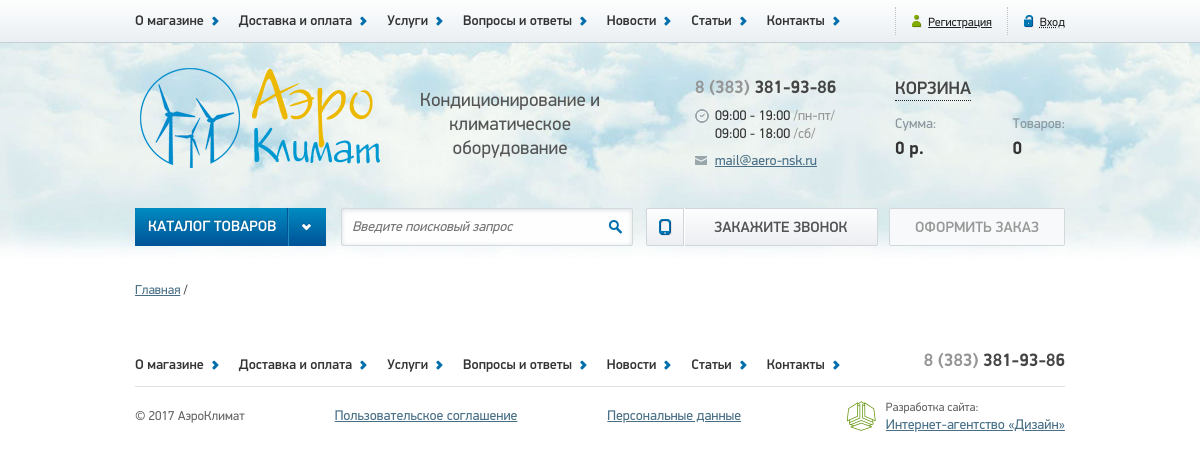
/papers, run on an earlier commit of the app's database.
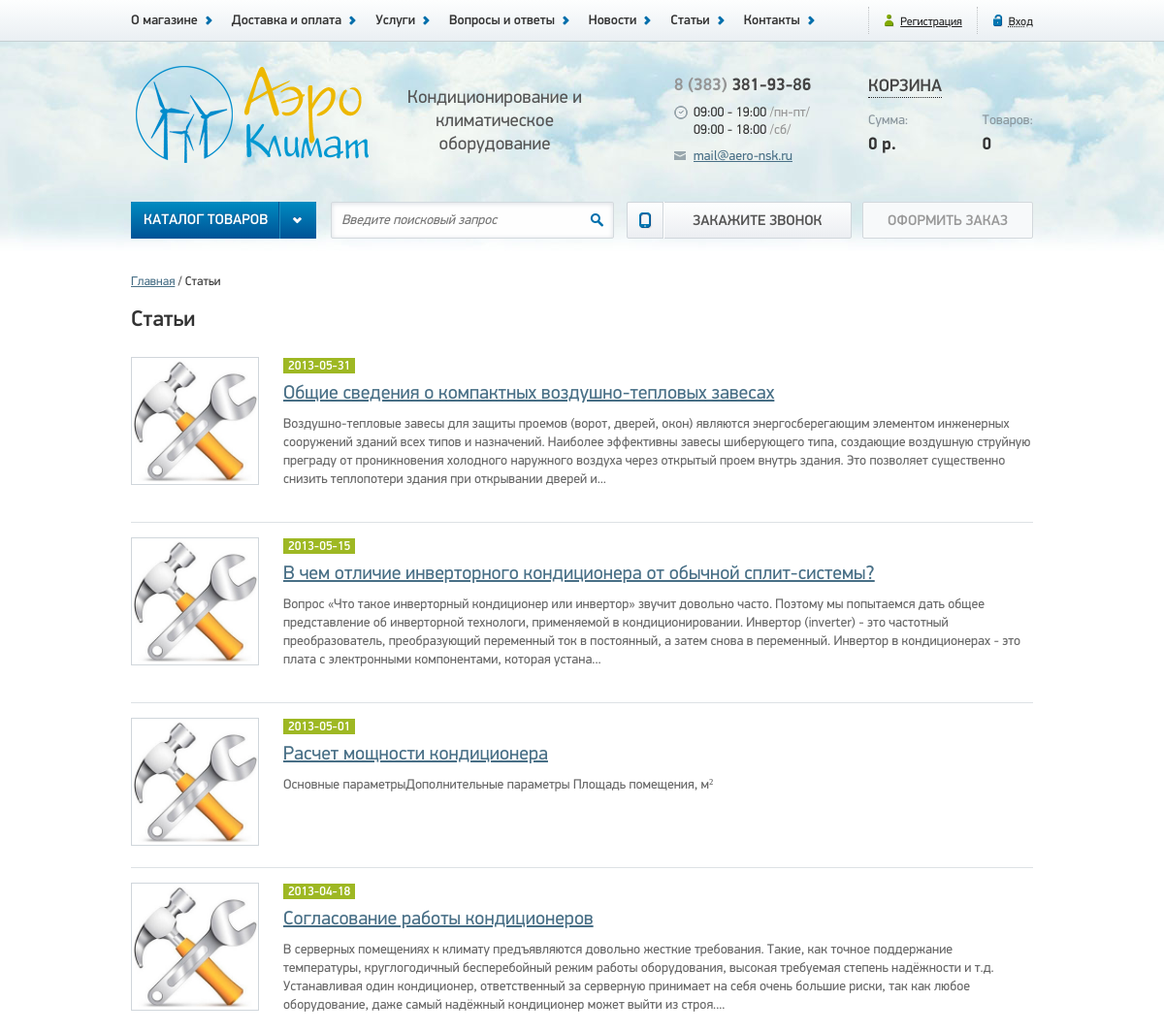
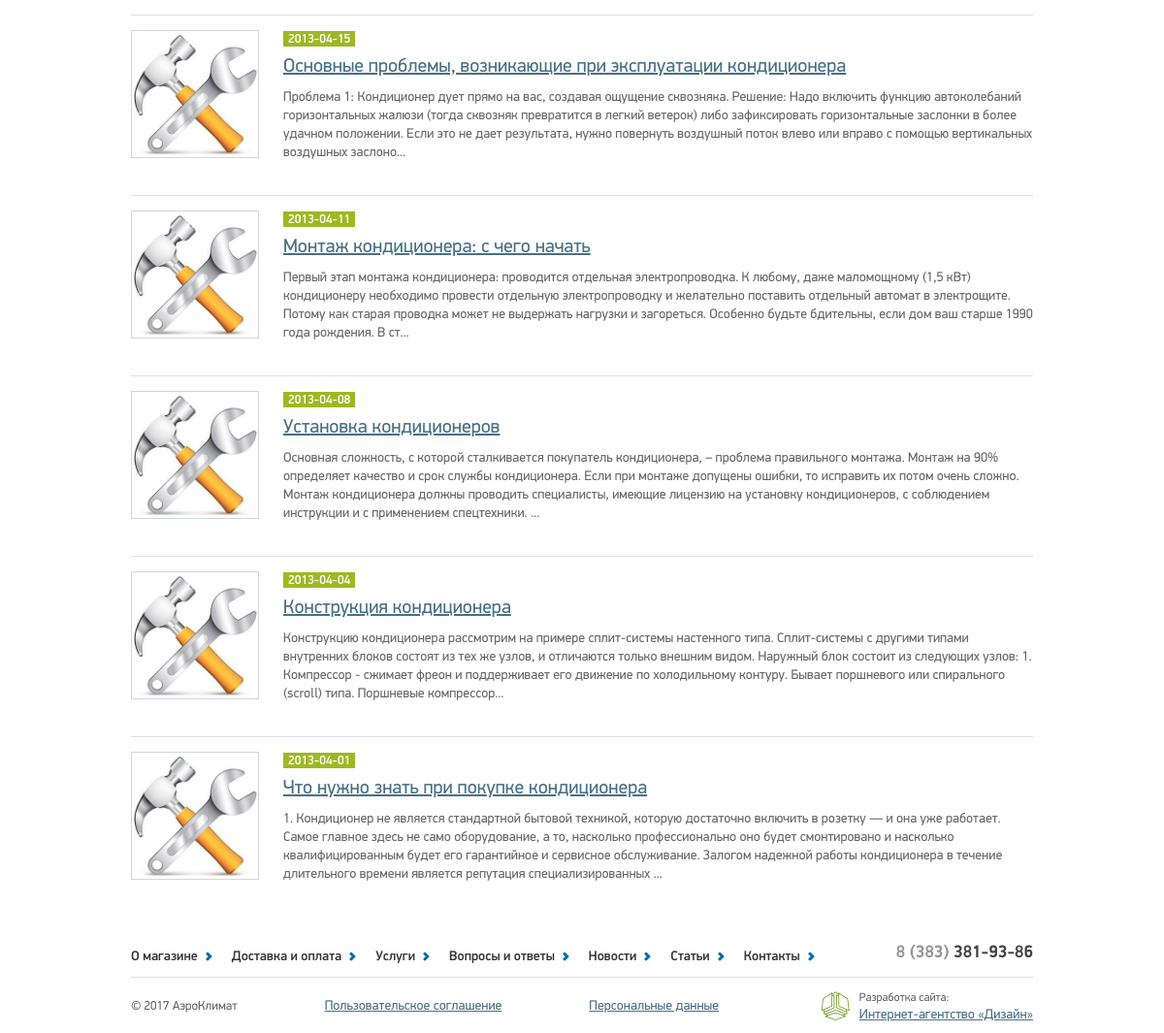
And on a later commit of the database (2 pictures, top to bottom).
### tables this page shows
CREATE TABLE `pages` (
  `id` int(3) NOT NULL,
  `name` varchar(255) NOT NULL,
  `title` varchar(255) NOT NULL,
  `meta_d` varchar(255) NOT NULL,
  `meta_k` varchar(255) NOT NULL,
  `text` text NOT NULL,
  `text1` text,
  `text2` text,
  `text3` text
);

CREATE TABLE `papers` (
  `id` int(5) NOT NULL,
  `author_id` int(5) DEFAULT NULL,
  `title` varchar(255) NOT NULL,
  `date` date NOT NULL,
  `image` varchar(255) DEFAULT NULL,
  `text` text NOT NULL
);

### app/Controllers/Papers.php (called while the page is built, shortened)
<?php
class Papers
    extends Controller
{
    protected function actionDefault()
    {
        $this->view->items = Paper::findAllLast();
        $this->view->page  = Page::findByName('papers');
        $this->view->display(__DIR__ . '/../../views/default/news.php');
    }
}

### public/index.php (called while the page is built, shortened)
<?php
$uri = $_SERVER['REQUEST_URI'];
$parts = explode('/', $uri);
foreach ($parts as $key => $part){
    $parts[$key] = ucfirst($part);
}
if ($parts[1] === 'Admin'){
    $controllerClass = '\\App\\Controllers\\Admin\\' . (!empty($parts[2]) ? $parts[2] : 'Index');
    if (!class_exists($controllerClass)) {
        $controller = new Errors();
        $controller->action('403');
    }
    $actionName = (!empty($parts[3]) ? $parts[3] : 'Default');
} else {
    $actionName = (!empty($parts[2]) ? $parts[2] : 'Default');
}
$controller = new $controllerClass;
try {
    $controller->action($actionName);
} catch (DbException $e) {
    $controller = new Errors();
    $controller->action('500');
} catch (NotFoundException $e) {
    $controller = new Errors();
    $controller->action('404');
} catch (UploaderException $e) {
    $controller = new Errors();
    $controller->action('400');
}

### app/Traits/Magic.php (called while the page is built, shortened)
<?php
trait Magic
{
    protected $data = [];
    public function __set($name, $value)
    {
        $this->data[$name] = $value;
    }
    public function __get($name)
    {
        return $this->data[$name];
    }
    public function __isset($name)
    {
        return isset($this->data[$name]);
    }
}

### app/Db.php (called while the page is built, shortened)
<?php
class Db
{
    protected $dbh;
    public function __construct()
    {
        $config = Config::getInstance()->data;
        $dsn = 'mysql:host=' . $config['db']['host'] . ';dbname=' . $config['db']['dbname'];
        try {
            $this->dbh = new \PDO($dsn, $config['db']['user'], $config['db']['password']);
        } catch (\PDOException $e) {
            $exc = new DbException($e->getMessage(), $e->getCode());
            Logger::getInstance()->emergency($exc);
            throw $exc;
        }
    }
    public function query(string $sql, string $class, array $params = [])
    {
        try {
            $sth = $this->dbh->prepare($sql);
            $sth->execute($params);
            return $sth->fetchAll(\PDO::FETCH_CLASS, $class);
        } catch (\PDOException $e) {
            $exc = new DbException($e->getMessage(), $e->getCode());
            Logger::getInstance()->error($exc);
            throw $exc;
        }
    }
}

### app/Traits/Singleton.php (called while the page is built, shortened)
<?php
trait Singleton
{
    private static $instance = null;
    public static function getInstance()
    {
        if (static::$instance === null) {
            static::$instance = new static();
        }
        return static::$instance;
    }
}

### app/Config.php (called while the page is built, shortened)
<?php
class Config
{
    private function __construct()
    {
        $this->data = require __DIR__ . '/../config/config.php';
    }
}

### config/config.php (called while the page is built)
<?php
return [
    'db' => [
        'host'     => 'localhost',
        'dbname'   => 'aero',
        'user'     => 'root',
        'password' => ''
    ],
    'log' => [
        'error'    => __DIR__ . '/../logs/errors.log'
    ],
    'image' => [
        'path'     => __DIR__ . '/../public/images/'
    ]
];

### app/Models/Model.php (called while the page is built, shortened)
<?php
abstract class Model
{
    protected static $table = null;
    public static function findAllLast()
    {
        $sql = 'SELECT * FROM ' . static::$table . ' ORDER BY id DESC';
        $db = new Db();
        $data = $db->query($sql, static::class);
        if (empty($data)) {
            return false;
        }
        return $data;
    }
    public static function findByName(string $name)
    {
        $sql = 'SELECT * FROM ' . static::$table . ' WHERE name=:name';
        $params = [
            ':name' => $name
        ];
        $db = new Db();
        $data = $db->query($sql, static::class, $params);
        if (empty($data)) {
            return null;
        }
        return array_shift($data);
    }
}

### app/Models/Paper.php (called while the page is built, shortened)
<?php
class Paper
    extends Model
{
    public function __get($name)
    {
        return $this->data[$name];
    }
}

### views/default/news.php (the view)
<?php require __DIR__ . '/../header.php'; ?>
<section class="container clearfix">
    <div class="path">
        <span>
            <a href="/">Главная</a>
        </span>
        <span>
            <?php echo $page->title; ?>
        </span>
    </div>
    <main class="wide">
        <h1><?php echo $page->title; ?></h1>
        <?php foreach ($items as $item) : ?>
            <article class="clearfix">
                <img class="left" src="/images/<?php echo $page->name; ?>/<?php echo $item->image; ?>" width="130"/>
                <span class="date"><?php echo $item->date; ?></span>
                <a href="/<?php echo $page->name; ?>/show/?id=<?php echo $item->id; ?>" class="title">
                    <?php echo $item->title; ?>
                </a>
                <p><?php echo strip_tags(mb_substr($item->text, 0, 400) . '...'); ?></p>
            </article>
        <?php endforeach; ?>
    </main>
</section>
<?php require __DIR__ . '/../footer.php';

### app/Controllers/Controller.php (shortened to what this page needs)
<?php
abstract class Controller
{
    protected function access($action)
    {
        return true;
    }
    public function action(string $name)
    {
        if ($this->access($name)) {
            $methodName = 'action' . $name;
            if (method_exists($this, $methodName)) {
                $this->$methodName();
            } else {
                $exc = new NotFoundException('Метод не найден!');
                Logger::getInstance()->error($exc);
                throw $exc;
            }
        } else {
            header('HTTP/1.1 403 Forbidden', 403);
            die('Доступ запрещен!');
        }
    }
}

### app/Views/View.php (shortened to what this page needs)
<?php
class View implements \Iterator, \Countable, \ArrayAccess
{
    public function render(string $template)
    {
        include $template;
        $content = ob_get_contents();
        return $content;
    }
    public function display(string $template)
    {
        echo $this->render($template);
    }
}

### views/header.php (shortened to what this page needs)
<!doctype html>
<html lang="ru">
<head>
    <link type="text/css" href="/css/style.css" rel="stylesheet" />
    <link type="text/css" href="/css/catalog.css" rel="stylesheet" />
    <link type="text/css" href="/css/errors.css" rel="stylesheet" />
    <link type="text/css" href="/css/jcarousel.css" rel="stylesheet" />
    <link type="text/css" href="/css/tabs.css" rel="stylesheet" />
    <link type="text/css" href="/css/calc.css" rel="stylesheet" />
</head>
<body>
<div class="top">
    <div class="container">
        <?php require __DIR__ . '/menu.php'; ?>
        <div class="enter right">
            <a href="#">Вход</a>
        </div>
        <div class="reg right">
            <a href="/auth/registration.php">Регистрация</a>
        </div>
    </div>
</div>
<header class="container">
    <div class="logo left">
        <span class="right"><a href="/">Кондиционирование и климатическое оборудование</a></span>
        <a href="/"><img src="/images/logo.png" width="260" height="100" /></a>
    </div>
    <div class="work left">
        <p class="tel"><span>8 (383) </span>381-93-86</p>
        <p class="time">09:00 - 19:00 <span>/пн-пт/</span><br />09:00 - 18:00 <span>/сб/</span></p>
        <p class="email"><a href="mailto:mail@aero-nsk.ru">mail@aero-nsk.ru</a></p>
    </div>
    <div class="basket right">
        <div class="title"><a>КОРЗИНА</a></div>
        <div>
            <div class="inf left">Сумма: <span>0 р.</span></div>
            <div class="inf right">Товаров: <span>0</span></div>
        </div>
    </div>
    <div class="buttons clearfix">
        <div class="relative left">
            <div class="btn catalog darrow"><a href="/catalog/">Каталог товаров<b></b></a></div>
        </div>
        <div class="search left">
            <form class="relative left" action="#">
                <input id="search" class="input" type="text" name="q" size="40" maxlength="50" placeholder="Введите поисковый запрос" />
                <button name="s" type="submit" value="Y"></button>
            </form>
        </div>
        <div class="btn call left">
            <a href="#">Закажите звонок<b></b></a>
        </div>
        <div class="order_header btn right"><a href="#">Оформить заказ<b></b></a></div>
    </div>
</header>

### views/menu.php
<nav class="left">
    <span><a href="/company">О магазине</a></span>
    <span><a href="/delivery">Доставка и оплата</a></span>
    <span><a href="/services">Услуги</a></span>
    <span><a href="/faqs">Вопросы и ответы</a></span>
    <span><a href="/news">Новости</a></span>
    <span><a href="/papers">Статьи</a></span>
    <span><a href="/contacts">Контакты</a></span>
</nav>

### views/footer.php
<footer class="container clearfix">
    <?php require __DIR__ . '/menu.php'; ?>
    <div class="tel right"><span>8 (383) </span>381-93-86</div>
    <div class="line clear"></div>
    <div class="copy left">&copy; 2017 АэроКлимат</div>
    <div class="docs left"><a href="#">Пользовательское соглашение</a></div>
    <div class="docs left"><a href="#">Персональные данные</a></div>
    <div class="design relative right">
        <a href="#" class="img"><img src="/images/design.png" /></a>Разработка сайта:<br /><a href="#">Интернет-агентство «Дизайн»</a>
    </div>
</footer>
</body>
</html>

What changed in the data, as far as the page shows it:
now on this page (row edited): pages: title "Статьи"
added papers: image.name (picture), date "2013-05-31", title "Общие сведения о компактных воздушно-тепловых завесах", text "Воздушно-тепловые завесы для защиты проемов (ворот, дверей, окон) являются энергосберегающим элементом инженерных сооружений зданий всех типов и назначений. Наиболее эффективны завесы шиберующего типа, создающие воздушную струйную преграду от проникновения холодного наружного воздуха через открытый проем внутрь здания. Это позволяет существенно снизить теплопотери здания при открывании дверей и..."
added papers: image.name (picture), date "2013-05-15", title "В чем отличие инверторного кондиционера от обычной сплит-системы?", text "Вопрос «Что такое инверторный кондиционер или инвертор» звучит довольно часто. Поэтому мы попытаемся дать общее представление об инверторной технологи, применяемой в кондиционировании. Инвертор (inverter) - это частотный преобразователь, преобразующий переменный ток в постоянный, а затем снова в переменный. Инвертор в кондиционерах - это плата с электронными компонентами, которая устана..."
added papers: image.name (picture), date "2013-05-01", title "Расчет мощности кондиционера", text "Основные параметрыДополнительные параметры Площадь помещения, м²"
added papers: image.name (picture), date "2013-04-18", title "Согласование работы кондиционеров", text "В серверных помещениях к климату предъявляются довольно жeсткие требования. Такие, как точное поддержание температуры, круглогодичный бесперебойный режим работы оборудования, высокая требуемая степень надёжности и т.д. Устанавливая один кондиционер, ответственный за серверную принимает на себя очень большие риски, так как любое оборудование, даже самый надёжный кондиционер может выйти из строя...."
added papers: image.name (picture), date "2013-04-15", title "Основные проблемы, возникающие при эксплуатации кондиционера", text "Проблема 1: Кондиционер дует прямо на вас, создавая ощущение сквозняка. Решение: Надо включить функцию автоколебаний горизонтальных жалюзи (тогда сквозняк превратится в легкий ветерок) либо зафиксировать горизонтальные заслонки в более удачном положении. Если это не дает результата, нужно повернуть воздушный поток влево или вправо с помощью вертикальных воздушных заслоно..."
added papers: image.name (picture), date "2013-04-11", title "Монтаж кондиционера: с чего начать", text "Первый этап монтажа кондиционера: проводится отдельная электропроводка. К любому, даже маломощному (1,5 кВт) кондиционеру необходимо провести отдельную электропроводку и желательно поставить отдельный автомат в электрощите. Потому как старая проводка может не выдержать нагрузки и загореться. Особенно будьте бдительны, если дом ваш старше 1990 года рождения. В ст..."
added papers: image.name (picture), date "2013-04-08", title "Установка кондиционеров", text "Основная сложность, с которой сталкивается покупатель кондиционера, – проблема правильного монтажа. Монтаж на 90% определяет качество и срок службы кондиционера. Если при монтаже допущены ошибки, то исправить их потом очень сложно. Монтаж кондиционера должны проводить специалисты, имеющие лицензию на установку кондиционеров, с соблюдением инструкции и с применением спецтехники. ..."
added papers: image.name (picture), date "2013-04-04", title "Конструкция кондиционера", text "Конструкцию кондиционера рассмотрим на примере сплит-системы настенного типа. Сплит-системы с другими типами внутренних блоков состоят из тех же узлов, и отличаются только внешним видом. Наружный блок состоит из следующих узлов: 1. Компрессор - сжимает фреон и поддерживает его движение по холодильному контуру. Бывает поршневого или спирального (scroll) типа. Поршневые компрессор..."
added papers: image.name (picture), date "2013-04-01", title "Что нужно знать при покупке кондиционера", text "1. Кондиционер не является стандартной бытовой техникой, которую достаточно включить в розетку — и она уже работает. Самое главное здесь не само оборудование, а то, насколько профессионально оно будет смонтировано и насколько квалифицированным будет его гарантийное и сервисное обслуживание. Залогом надежной работы кондиционера в течение длительного времени является репутация специализированных ..."
